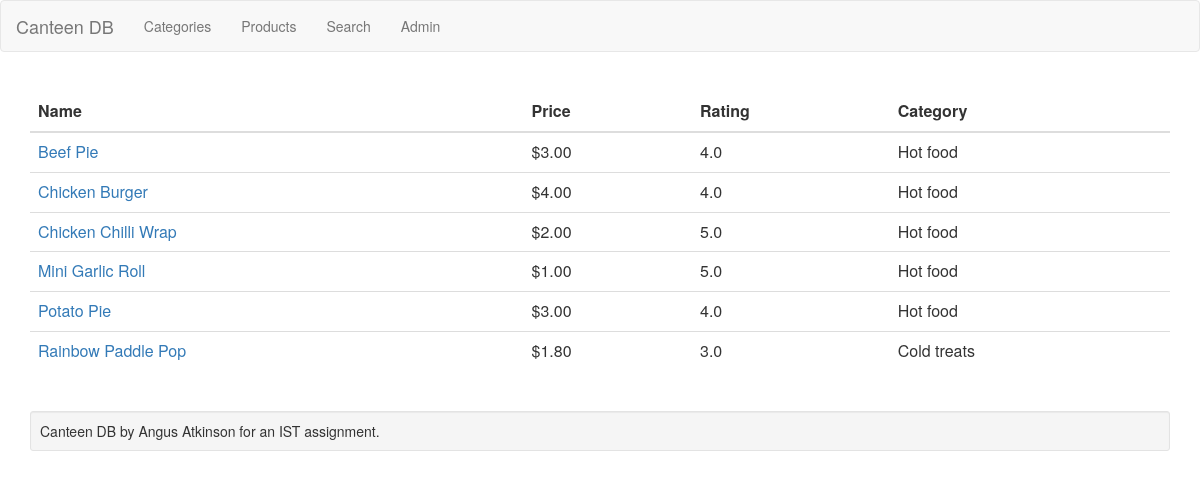
Before: /products/ with the older database file.
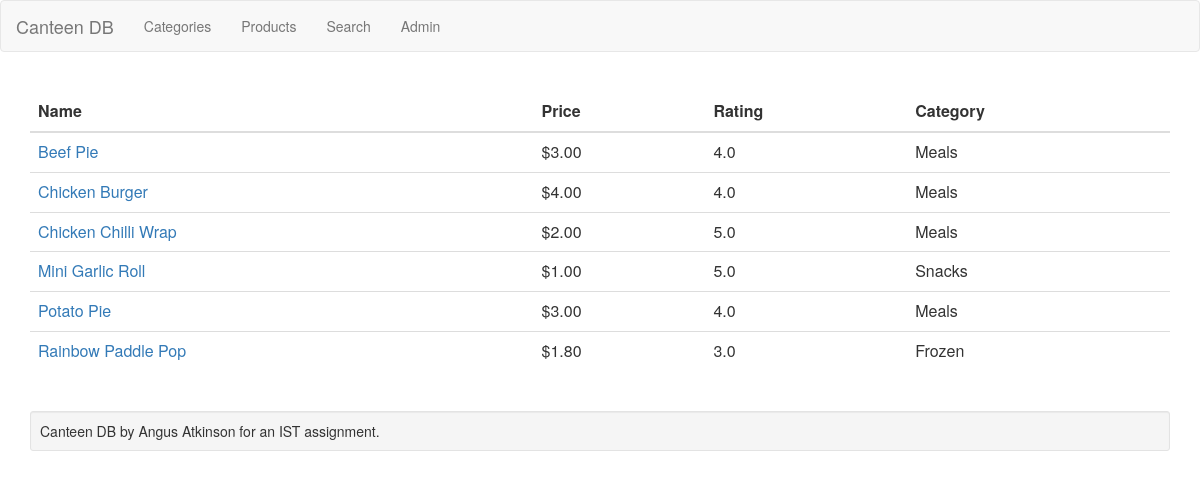
After: the same page with the newer database file.
### shoppingapp/models.py (models this page shows, shortened)
class Product(models.Model):
    category = models.ForeignKey(Category)
    product_name = models.CharField(max_length=200)
    thumbnail = models.FilePathField(path=IMAGES_FOLDER, recursive=True)
    price = models.DecimalField(default=0.0, decimal_places=2, max_digits=3)
    rating = models.FloatField(default=2.5)
    stock = models.IntegerField(default=10)
    date_added = models.DateTimeField('date added', default=django.utils.timezone.now)
    special = models.DecimalField(default=0.0, decimal_places=2, max_digits=3)
    ingredients = models.TextField(default="Insert ingredients here")

class Category(models.Model):
    category_name = models.CharField(max_length=200)
    description = models.TextField()
    def __str__(self):
        return self.category_name
    class Meta:
        verbose_name_plural = "categories"

### shoppingapp/views.py (the view)
# urls.py: url(r'^products/$', views.products, name='products'),
def products(request):
    products_list = Product.objects.order_by('product_name')
    context = {'products_list': products_list}
    return render(request, 'shoppingapp/products.html', context)

### shoppingapp/templates/shoppingapp/products.html
{% extends 'shoppingapp/base.html' %}
{% block content %}
<table class="table sortable-table" style="margin-top: 20px">
  <thead>
    <tr>
      <th>Name</th>
      <th>Price</th>
      <th>Rating</th>
      <th>Category</th>
    </tr>
  </thead>
  <tbody>
    {% for product in products_list %}
      <tr>
        <td><a href="/products/{{ product.pk }}/{{ product.product_name|lower|cut:" " }}" class="product_rows">{{ product.product_name }}</a></td>
        <td>${{ product.price }}</td>
        <td>{{ product.rating }}</td>
        <td>{{ product.category }}</td>
      </tr>
    {% endfor %}
  </tbody>
</table>
{% endblock %}

Changed rows visible on the page:
changed Product "Beef Pie": category "Hot food" → "Meals"
changed Product "Chicken Burger": category "Hot food" → "Meals"
changed Product "Chicken Chilli Wrap": category "Hot food" → "Meals"
changed Product "Mini Garlic Roll": category "Hot food" → "Snacks"
changed Product "Potato Pie": category "Hot food" → "Meals"
changed Product "Rainbow Paddle Pop": category "Cold treats" → "Frozen"
